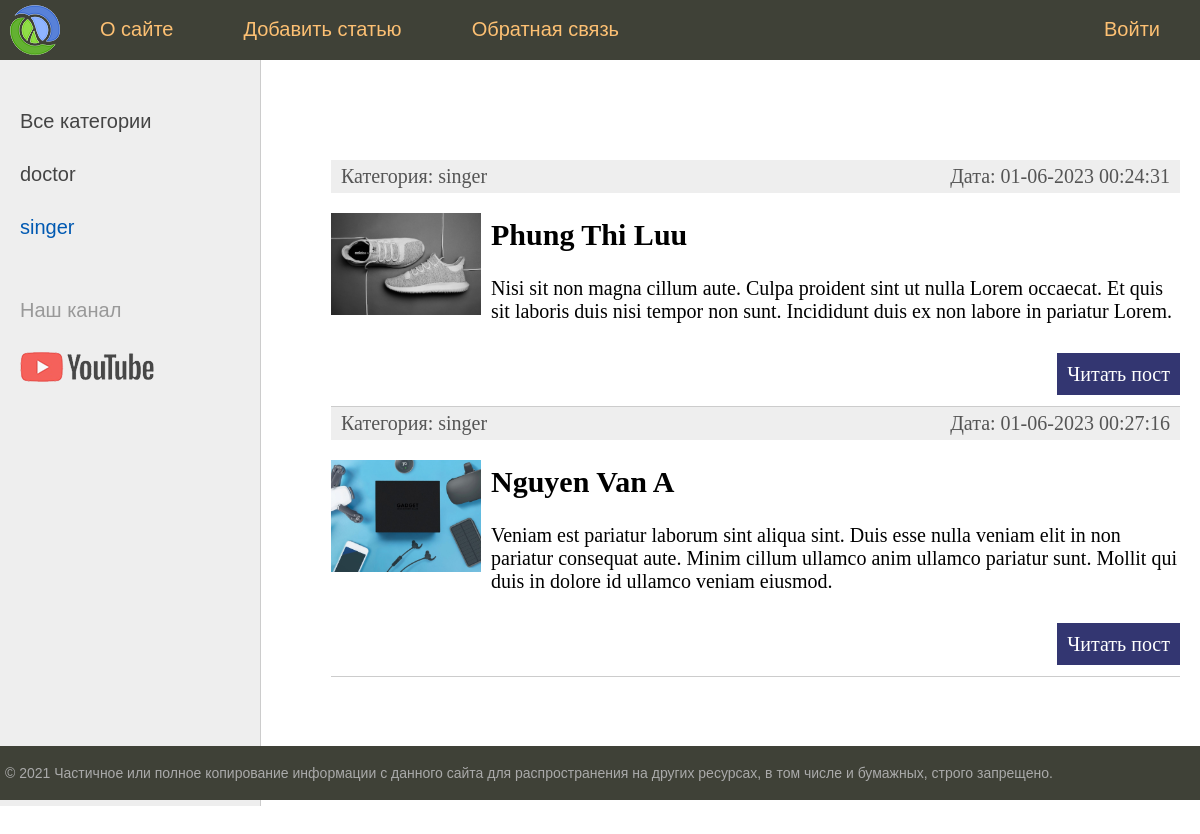
Page /category/2 on the earlier database version.
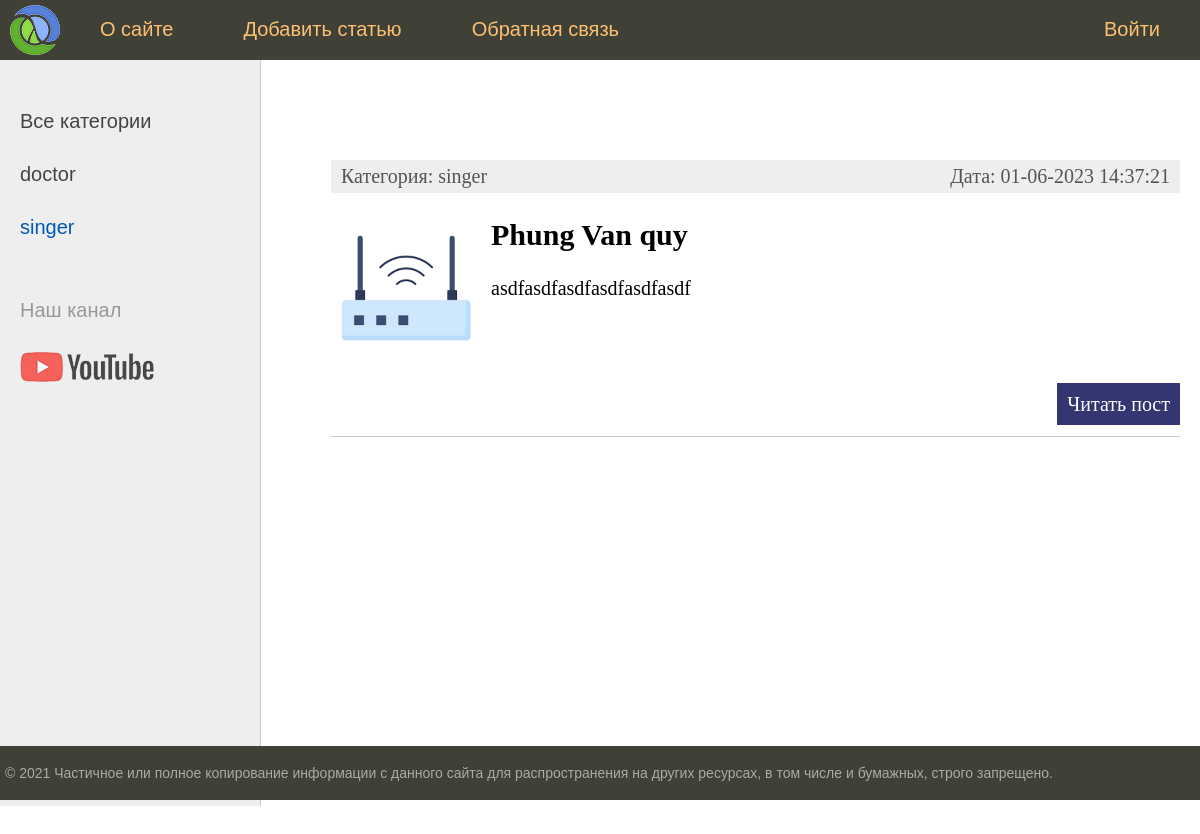
Same page on the later database version.
### women/models.py (models this page shows, shortened)
class Category(models.Model):
    name = models.CharField(max_length=100, db_index=True)
    slug = models.SlugField(max_length=255, unique=True, db_index=True, verbose_name="URL")
    def get_absolute_url(self):
        return reverse('category', kwargs={'cat_id': self.pk})
    def __str__(self):
        return self.name
    class Meta:
        verbose_name = "Categorie"
        ordering = ['id', 'name']

class Women(models.Model):
    title = models.CharField(max_length=255)
    slug = models.SlugField(max_length=255, unique=True, db_index=True, verbose_name="URL")
    content = models.TextField(blank=True)
    photo = models.ImageField(upload_to="photos/%Y/%m/%d/")
    time_create = models.DateTimeField(auto_now_add=True)
    time_update = models.DateTimeField(auto_now=True)
    is_published = models.BooleanField(default=True)
    cat = models.ForeignKey('Category', on_delete=models.PROTECT)
    def get_absolute_url(self):
        return reverse('post', kwargs={'post_slug': self.slug})
    class Meta:
        verbose_name = "Popular Woman"
        ordering = ['time_create', 'title']

### women/views.py (the view)
# urls.py: path('category/<int:cat_id>', show_category, name='category')
def show_category(request
                  , cat_id):
    posts = Women.objects.filter(cat_id=cat_id)
    if len(posts) == 0:
        raise Http404()
    context = {
        'posts': posts,
        'menu': menu,
        'title': 'Отображение по рубрикам',
        'cat_selected': cat_id,
    }
    return render(request, 'women/index.html', context=context)

### women/templatetags/women_tags.py (called while the page is built)
@register.inclusion_tag('women/list_categories.html')
def show_categories(sort=None, cat_selected=0):
    if not sort:
        cats = Category.objects.all()
    else:
        cats = Category.objects.order_by(sort)
    return {'cats': cats, "cat_selected": cat_selected}

### women/templates/women/index.html (shortened to what this page needs)
{% extends 'women/base.html' %}
{% block content %}
<ul class="list-articles">
	{% for p in posts %}
			<li><div class="article-panel">
	<p class="first">Категория: {{p.cat}}</p>
	<p class="last">Дата: {{p.time_update|date:"d-m-Y H:i:s"}}</p>
</div>
{% if p.photo %}
	<p><img class="img-article-left thumb" src="{{p.photo.url}}"></p>
{% endif %}
				<h2>{{p.title}}</h2>
	{% autoescape on %}
	{{p.content|linebreaks|truncatewords:50}}
	{% endautoescape %}
			<p class="link-read-post"><a href="{{ p.get_absolute_url }}">Читать пост</a></p>
			</li>
	{% endfor %}
</ul>
{% endblock %}

### women/templates/women/base.html (shortened to what this page needs)
{% load static %}
{% load women_tags %}
<!DOCTYPE html>
<html>
<head>
	<link type="text/css" href="{% static 'women/css/styles.css' %}" rel="stylesheet" />
</head>
<body>
<table class="table-page" border=0 cellpadding="0" cellspacing="0">
<tr><td valign=top>
{% block mainmenu %}
		<div class="header">
			<ul id="mainmenu" class="mainmenu">
			<li class="logo"><a href="{% url 'home' %}"><div class="logo"></div></a></li>
{% for m in menu %}
	{% if not forloop.last %}
			<li><a href="{% url m.url_name %}">{{m.title}}</a></li>
	{% else %}
			<li class="last"><a href="{% url m.url_name %}">{{m.title}}</a></li>
	{% endif %}
{% endfor %}
			</ul>
		</div>
{% endblock mainmenu %}
<table class="table-content" border=0 cellpadding="0" cellspacing="0">
<tr>
	<td valign="top" class="left-chapters">
	<ul id="leftchapters">
{% if cat_selected == 0 %}
		<li class="selected">Все категории</li>
{% else %}
		<li><a href="{% url 'home' %}">Все категории</a></li>
{% endif %}
{% show_categories sort='name' cat_selected=cat_selected %}
		<li class="share">
		<p>Наш канал</p>
		<a class="share-yt" href="https://www.youtube.com/channel/UClJzWfGWuGJL2t-3dYKcHTA/playlists" target="_blank" rel="nofollow"></a>
		</li>
	</ul>
</td>
<td valign="top" class="content">
	<div class="content-text">
{% block content %}
{% endblock %}
	</div>
</td></tr></table>
</td></tr>
<tr><td valign=top>
	<div id="footer">
		<p>&copy; 2021 Частичное или полное копирование информации с данного сайта для распространения на других ресурсах, в том числе и бумажных, строго запрещено.</p>
	</div>
</td></tr></table>
</body>
</html>

### women/templates/women/list_categories.html
{% for c in cats %}
	{% if c.pk == cat_selected %}
		<li class="selected">{{c.name}}</li>
	{% else %}
		<li><a href="{{ c.get_absolute_url }}">{{c.name}}</a></li>
	{% endif %}
{% endfor %}

### women/static/women/css/styles.css (style rules this page uses)
html, body { font-family: "Arial"; margin: 0; padding: 0; height: 100%; width: 100%; color: #444; }
a { color: #0059b2; text-decoration: none; }
img { max-width: 600px; height: auto; }
img.img-article-left { max-width: 300px; height: auto; float: left; padding: 0 10px 10px 0; }
img.img-article-left.thumb { max-width: 150px; height: auto; }
p.link-read-post { text-align: right; }
p.link-read-post a { padding: 10px; min-width: 100px; background: #333671; color: #fff; text-decoration: none; }
div.article-panel { background: #eee; padding: 5px 10px 5px 10px; box-sizing: border-box; overflow: hidden; color: #555; }
div.article-panel p.first { margin: 0; float: left; }
div.article-panel p.last { margin: 0; float: right; }
ul.list-articles { list-style: none; margin: 0; padding: 0; }
ul.list-articles li { border-bottom: 1px solid #ccc; }
.table-page { width: 100%; height: 100%; vertical-align: top; }
.table-page tr { height: 100%; }
.header { background: #3f4137; height: 60px; }
.logo { background: url("../images/logo.png") no-repeat 10px 5px; width: 70px; height: 60px; }
ul.mainmenu { list-style: none; margin: 0; padding: 0; height: 60px; color: #fdc073; font-size: 20px; overflow: hidden; }
ul.mainmenu li { float: left; margin: 18px 40px 0 30px; }
ul.mainmenu li.logo { margin: 0; }
ul.mainmenu li.last { float: right; }
ul.mainmenu li a { color: #fdc073; text-decoration: none; }
.table-content { width: 100%; min-height: 100%; height: 100%; }
.left-chapters { margin: 0; background: #eee; border-right: 1px solid #ccc; min-height: 100%; }
.left-chapters ul { width: 230px; min-height: 100%; margin: 0; padding: 20px 10px 10px 20px; list-style: none; font-size: 20px; }
.left-chapters ul li { margin: 30px 0 0 0; color: #999; }
.left-chapters ul li.selected { color: #0059b2; }
.left-chapters ul li a { color: #444; text-decoration: none; }
.left-chapters ul li.share { margin: 60px 0 0 0; }
.left-chapters ul li.share p { margin: 30px 0 30px 0; }
.left-chapters ul li.share a { display: inline-block; width: 40px; height: 40px; margin: 0 20px 0 0; }
.left-chapters ul li.share a.share-yt { width: 100%; height: 30px; background: url("../images/share_yt.png") no-repeat 0 0; }
.content { padding: 40px 20px 20px 40px; width: 100%; box-sizing: border-box; }
.content-text { margin: 60px 0 0 30px; color: #000; font-size: 20px; font-family: Yandex Sans Display Light; }
#footer { box-sizing: border-box; background: #3f4137; padding: 5px; color: #aaa; font-size: 14px; font-family: Verdana, Geneva, Arial, Helvetica; text-align: left; overflow: hidden; }

Differences in the rows shown:
removed Women: cat "singer", time_update "01-06-2023 00:24:31", photo (picture), title "Phung Thi Luu", content "Nisi sit non magna cillum aute. Culpa proident sint ut nulla Lorem occaecat. Et quis sit laboris duis nisi tempor non sunt. Incididunt duis ex non labore in pariatur Lorem."
removed Women: cat "singer", time_update "01-06-2023 00:27:16", photo (picture), title "Nguyen Van A", content "Veniam est pariatur laborum sint aliqua sint. Duis esse nulla veniam elit in non pariatur consequat aute. Minim cillum ullamco anim ullamco pariatur sunt. Mollit qui duis in dolore id ullamco veniam eiusmod."
added Women: cat "singer", time_update "01-06-2023 14:37:21", photo (picture), title "Phung Van quy", content "asdfasdfasdfasdfasdfasdf"
